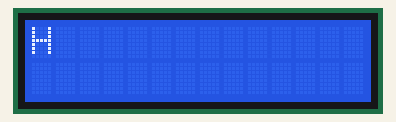
This sketch was run on a simulated Arduino Uno, built with avr-gcc and run on an emulated ATmega328P. Shown: 14×2 character LCD.

Above: at 0.1 s.
At 0.6 s:
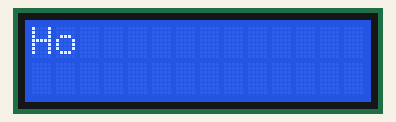
At 1.6 s:
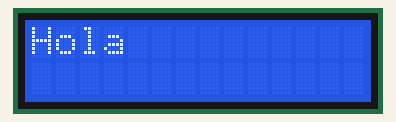
At 2.6 s:
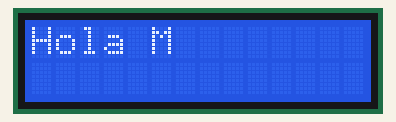
At 3.6 s:
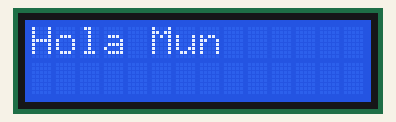
At 5.6 s:
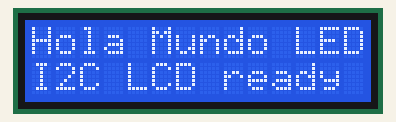

The sketch:

placaLCD_I2C_solo.ino
```cpp
/* Programa para controlar el LCD de 2 filas y 14 caracteres
 con el mòdulo I2C
*/

#include <Wire.h>
#include <LiquidCrystal_I2C.h>
#include <string.h>

//Dirección I2C común: 0x2 o 0x3F
LiquidCrystal_I2C lcd(0x27, 14, 2);  // (dirección de memoria, columnas, filas)

char *hi = "Hola Mundo";
char *ho = "LED";

void setup() {
  lcd.init();  //inicializa el LCD
  lcd.backlight();  //enciende la luz de fondo

  lcd.setCursor(0, 0);  //columna 0, fila 0
  for (int i=0; i<strlen(hi);i++) {
    lcd.print(hi[i]);
    delay(500);
  }
  lcd.setCursor(strlen(hi)+1, 0);
  lcd.print(ho);
  delay(500);

  lcd.setCursor(0, 1);  //columna 0, fila 1
  lcd.print("I2C LCD ready");

}

void loop() {}
```

Measured:
- what the display in image 1 shows lasts 0.5 s, from 0.6 s to 1.1 s
- what the display in image 2 shows lasts 1.0 s, from 1.6 s to 2.6 s
